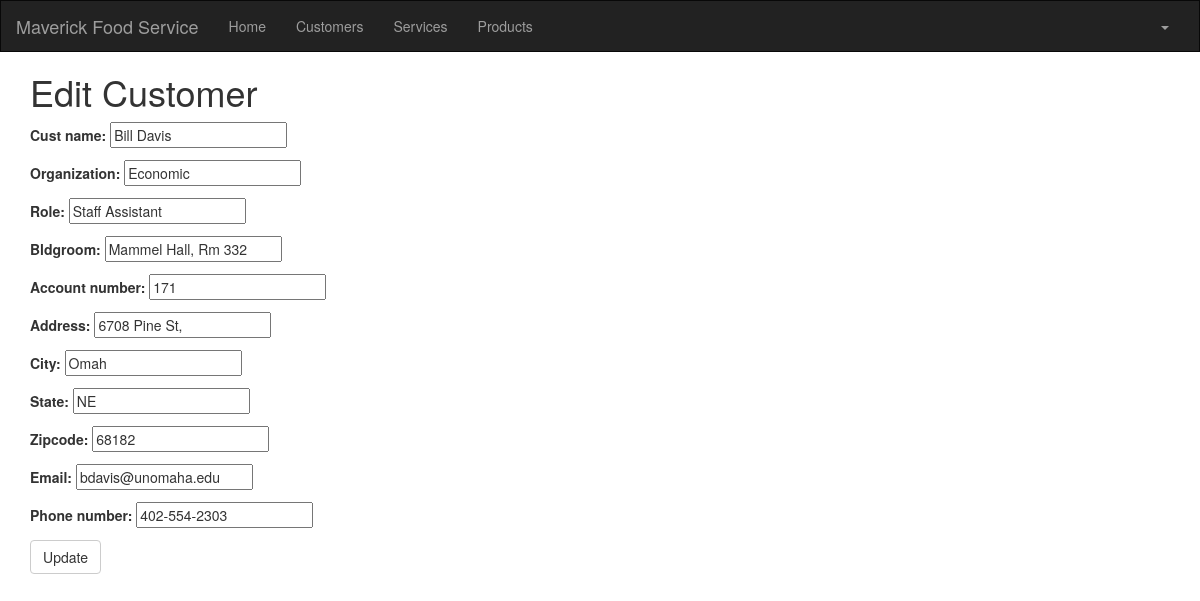
Page /customer/3/edit/ (signed in) on the committed database.
### crm/models.py (models this page shows, shortened)
class Customer(models.Model):
    cust_name = models.CharField(max_length=50)
    organization = models.CharField(max_length=100, blank=True)
    role = models.CharField(max_length=100)
    email = models.EmailField(max_length=100)
    bldgroom = models.CharField(max_length=100)
    address = models.CharField(max_length=200)
    account_number = models.IntegerField(blank=False, null=False)
    city = models.CharField(max_length=50)
    state = models.CharField(max_length=50)
    zipcode = models.CharField(max_length=10)
    phone_number = models.CharField(max_length=50)
    created_date = models.DateTimeField(
        default=timezone.now)
    updated_date = models.DateTimeField(auto_now_add=True)

### crm/views.py (the view)
# urls.py: path('customer/<int:pk>/edit/', views.customer_edit, name='customer_edit'),
@login_required
def customer_edit(request, pk):
   customer = get_object_or_404(Customer, pk=pk)
   if request.method == "POST":
       form = CustomerForm(request.POST, instance=customer)
       if form.is_valid():
           customer = form.save(commit=False)
           customer.updated_date = timezone.now()
           customer.save()
           customer = Customer.objects.filter(created_date__lte=timezone.now())
           return render(request, 'crm/customer_list.html',
                         {'customers': customer})
   else:
       form = CustomerForm(instance=customer)
   return render(request, 'crm/customer_edit.html', {'form': form})

### crm/forms.py
class CustomerForm(forms.ModelForm):
    class Meta:
        model = Customer
        fields = ('cust_name', 'organization', 'role', 'bldgroom', 'account_number', 'address',
                  'city', 'state', 'zipcode', 'email', 'phone_number')

### crm/templates/crm/customer_edit.html (shortened to what this page needs)
<!DOCTYPE html>
<html lang="en">
{% extends 'crm/base.html' %}
{% block content %}
    <h1>Edit Customer</h1>
    <form method="POST" class="customer-form">{% csrf_token %}
        {{ form.as_p }}
        <button type="submit" class="save btn btn-default">Update</button>
    </form>
{% endblock %}

### rows in the picture
Customer: cust_name "Bill Davis", organization "Economic", role "Staff Assistant", bldgroom "Mammel Hall, Rm 332", account_number "171", address "6708 Pine St,", city "Omah", state "NE", zipcode "68182", email "bdavis@unomaha.edu", phone_number "402-554-2303"
